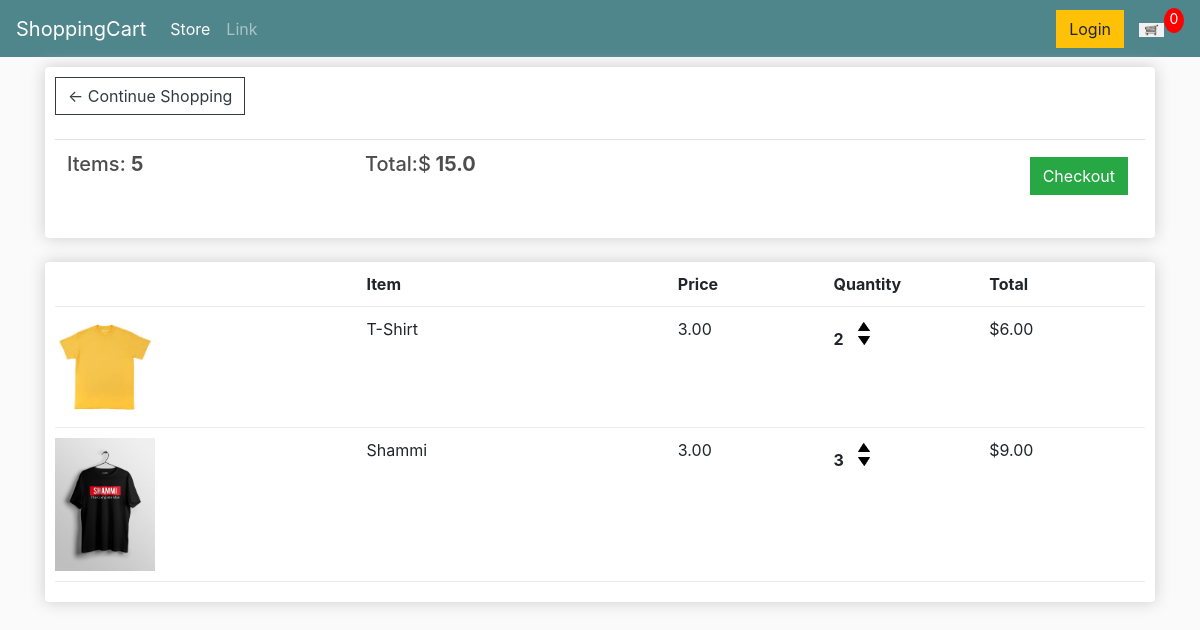
The app's page /cart/ (signed in), older data.
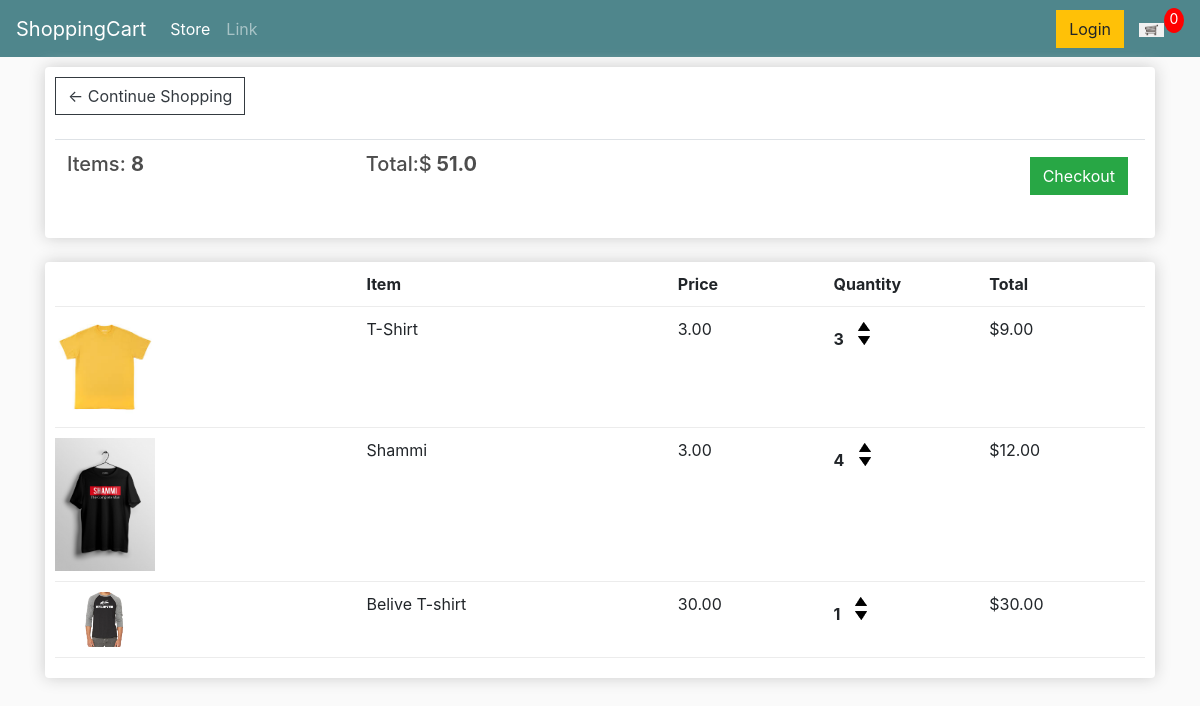
The same page, newer data.
### store/models.py (models this page shows, shortened)
class Order(models.Model):
	customer = models.ForeignKey(Customer, on_delete=models.SET_NULL, null=True, blank=True)
	date_ordered = models.DateTimeField(auto_now_add=True)
	complete = models.BooleanField(default=False)
	transaction_id = models.CharField(max_length=100, null=True)
	@property
	def get_cart_total(self):
		orderitems = self.orderitem_set.all()
		total = sum([item.get_total for item in orderitems])
		if total:
			return total
		return 0
	@property
	def get_cart_items(self):
		orderitems = self.orderitem_set.all()
		total = sum([item.quantity for item in orderitems])
		if total:
			return total
		return 0

class OrderItem(models.Model):
	product = models.ForeignKey(Product, on_delete=models.SET_NULL, null=True)
	order = models.ForeignKey(Order, on_delete=models.SET_NULL, null=True)
	quantity = models.IntegerField(default=0, null=True, blank=True)
	date_added = models.DateTimeField(auto_now_add=True)
	@property
	def get_total(self):
		total = self.product.price * self.quantity
		return total

class Product(models.Model):
	name = models.CharField(max_length=200)
	price = models.FloatField()
	digital = models.BooleanField(default=False,null=True, blank=True)
	image = models.ImageField(null=True, blank=True)
	@property
	def imageURL(self):
		try:
			url = self.image.url
		except:
			url = ''
		return url

### store/views.py (the view)
# urls.py: path('cart/', views.cart, name="cart"),
def cart(request):
    if request.user.is_authenticated:
        customer = request.user.customer
        order, created = Order.objects.get_or_create(customer=customer, complete=False)
        items = order.orderitem_set.all()
    else:
        items = []
    context = {'items': items, 'order':order}
    return render(request, 'store/cart.html', context)

### store/templates/store/cart.html
{% extends 'base/main.html' %}
{% load static %}
{% block content %}
	<div class="row">
		<div class="col-lg-12">
			<div class="box-element">
				<a  class="btn btn-outline-dark" href="{% url 'store' %}">&#x2190; Continue Shopping</a>
				<br>
				<br>
				<table class="table">
					<tr>
						<th><h5>Items: <strong id="totalCartItems">{{ order.get_cart_items }}</strong></h5></th>
						<th><h5>Total:$<strong id="totalCart"> {{ order.get_cart_total }}</strong></h5></th>
						<th>
							{% if order.get_cart_items %}
							<a  style="float:right; margin:5px;" class="btn btn-success" href="{% url 'checkout' %}">Checkout</a>
							{% endif %}
						</th>
					</tr>
				</table>
			</div>
			<br>
			<div class="box-element">
				<div class="cart-row">
					<div style="flex:2"></div>
					<div style="flex:2"><strong>Item</strong></div>
					<div style="flex:1"><strong>Price</strong></div>
					<div style="flex:1"><strong>Quantity</strong></div>
					<div style="flex:1"><strong>Total</strong></div>
				</div>
                {% for item in items %}
				<div class="cart-row">
					<div style="flex:2"><img class="row-image" src="{{item.product.imageURL}}"></div>
					<div style="flex:2"><p>{{ item.product.name }}</p></div>
					<div style="flex:1"><p>{{ item.product.price|floatformat:2 }}</p></div>
					<div style="flex:1">
						<p class="quantity" data-id="{{ item.product.id }}">{{ item.quantity }}</p>
						<div class="quantity">
							<img data-action = "add" data-product="{{item.product.id}}" class="chg-quantity btn-addToCart" src="{% static  'images/arrow-up.png' %}">
							<img data-action = "remove" data-product="{{item.product.id}}" class="chg-quantity btn-addToCart" src="{% static  'images/arrow-down.png' %}">
						</div>
					</div>
					<div style="flex:1"><p>${{item.get_total|floatformat:2}}</p></div>
                </div>
                {% endfor %}
			</div>
		</div>
	</div>
{% endblock content %}

### store/templates/base/main.html (shortened to what this page needs)
{% load static %}
<!doctype html>
<html lang="en">
  <head>
    <link rel="stylesheet" href="https://stackpath.bootstrapcdn.com/bootstrap/4.5.0/css/bootstrap.min.css">
    <link rel="stylesheet" href="{% static "/css/main.css" %}">
  </head>
  <body>
    {% include 'base/nav.html' %}
    <div class="container">
        {% block content %}
        {% endblock %}
    </div>
  </body>
</html>

### store/templates/base/nav.html (shortened to what this page needs)
{% load static %}
<nav class="navbar navbar-expand-lg navbar-dark bg-dark">
    <a class="navbar-brand" href="{% url 'store' %}">ShoppingCart</a>
    <div class="collapse navbar-collapse" id="navbarSupportedContent">
      <ul class="navbar-nav mr-auto">
        <li class="nav-item active">
          <a class="nav-link" href="{% url 'store' %}">Store <span class="sr-only">(current)</span></a>
        </li>
        <li class="nav-item">
          <a class="nav-link" href="#">Link</a>
        </li>
      </ul>
      <div class="form-inline my-2 my-lg-0">
        <a href="#"class="btn btn-warning">Login</a>
        <a href="{% url 'cart' %}">
           <img  id="cart-icon" src="{% static 'images/cart.png' %}">
       </a>
       <p id="cart-total">0</p>
        </div>
    </div>
  </nav>

### static/css/main.css (style rules this page uses)
body { background-color: hsl(0, 0%, 98%); }
h1,h2,h3,h4,h5,h6 { color:hsl(0, 0%, 30%); }
.box-element { box-shadow:hsl(0, 0%, 80%) 0 0 16px; background-color: #fff; border-radius: 4px; padding: 10px; }
.bg-dark { background-color: #4f868c!important; }
#cart-icon { width:25px; display: inline-block; margin-left: 15px; }
#cart-total { display: block; text-align: center; color:#fff; background-color: red; width: 20px; height: 25px; border-radius: 50%; font-size: 14px; }
.col-lg-4, .col-lg-6, .col-lg-8, .col-lg-12 { margin-top: 10px; }
.btn { border-radius: 0; }
.row-image { width: 100px; }
.cart-row { display: flex; align-items: flex-stretch; padding-bottom: 10px; margin-bottom: 10px; border-bottom: 1px solid #ececec; }
.quantity { display: inline-block; font-weight: 700; padding-right:10px; }
.chg-quantity { width: 12px; cursor: pointer; display: block; margin-top: 5px; transition:.1s; }

Row changes from the older to the newer data that the page shows:
changed through a linked row, Order: get_cart_items "5" → "8"; get_cart_total "15.0" → "51.0"
changed OrderItem "T-Shirt": quantity "2" → "3"; get_total "6.00" → "9.00"
changed OrderItem "Shammi": quantity "3" → "4"; get_total "9.00" → "12.00"
added OrderItem: product.imageURL (picture), product.name "Belive T-shirt", product.price "30.00", quantity "1", get_total "30.00"
